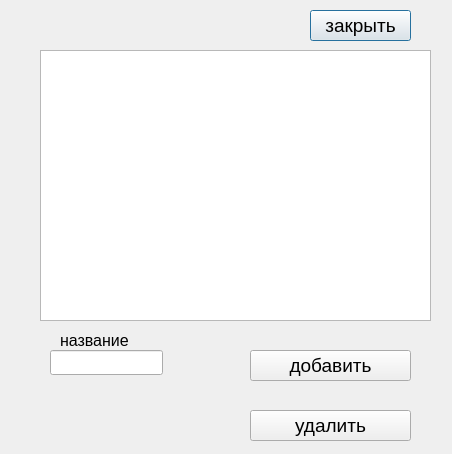
<?xml version="1.0" encoding="UTF-8"?>
<ui version="4.0">
 <class>Subject</class>
 <widget class="QDialog" name="Subject">
  <property name="geometry">
   <rect>
    <x>0</x>
    <y>0</y>
    <width>452</width>
    <height>454</height>
   </rect>
  </property>
  <property name="windowTitle">
   <string>предмет договора</string>
  </property>
  <widget class="QTableView" name="subject_table_view">
   <property name="geometry">
    <rect>
     <x>40</x>
     <y>50</y>
     <width>391</width>
     <height>271</height>
    </rect>
   </property>
   <property name="font">
    <font>
     <pointsize>14</pointsize>
    </font>
   </property>
  </widget>
  <widget class="QLineEdit" name="name">
   <property name="geometry">
    <rect>
     <x>50</x>
     <y>350</y>
     <width>113</width>
     <height>25</height>
    </rect>
   </property>
   <property name="font">
    <font>
     <pointsize>14</pointsize>
    </font>
   </property>
  </widget>
  <widget class="QLabel" name="name_label">
   <property name="geometry">
    <rect>
     <x>60</x>
     <y>330</y>
     <width>101</width>
     <height>21</height>
    </rect>
   </property>
   <property name="font">
    <font>
     <pointsize>12</pointsize>
    </font>
   </property>
   <property name="text">
    <string>название</string>
   </property>
  </widget>
  <widget class="QPushButton" name="exit_button">
   <property name="geometry">
    <rect>
     <x>310</x>
     <y>10</y>
     <width>101</width>
     <height>31</height>
    </rect>
   </property>
   <property name="font">
    <font>
     <pointsize>14</pointsize>
    </font>
   </property>
   <property name="text">
    <string>закрыть</string>
   </property>
  </widget>
  <widget class="QPushButton" name="add_button">
   <property name="geometry">
    <rect>
     <x>250</x>
     <y>350</y>
     <width>161</width>
     <height>31</height>
    </rect>
   </property>
   <property name="font">
    <font>
     <pointsize>14</pointsize>
    </font>
   </property>
   <property name="text">
    <string>добавить</string>
   </property>
  </widget>
  <widget class="QPushButton" name="remove_button">
   <property name="geometry">
    <rect>
     <x>250</x>
     <y>410</y>
     <width>161</width>
     <height>31</height>
    </rect>
   </property>
   <property name="font">
    <font>
     <pointsize>14</pointsize>
    </font>
   </property>
   <property name="text">
    <string>удалить</string>
   </property>
  </widget>
 </widget>
 <resources/>
 <connections/>
</ui>
